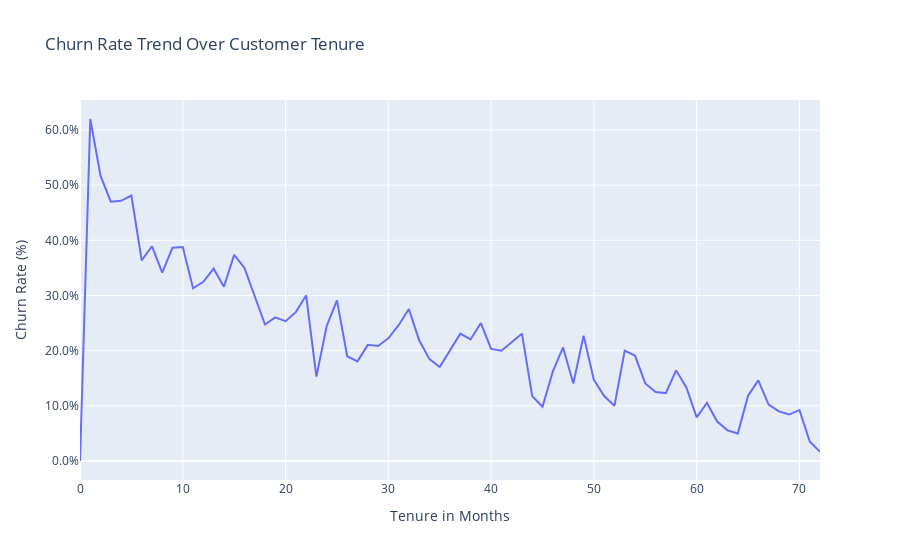

This figure's notebook cell:
### Markdown cell above
## Tenure vs churn trend (line plot)

### Code cell
# Aggregating data to calculate churn rate per tenure month
churn_rate_by_tenure = df.groupby('tenure')['churn'].agg(
    churn_rate='mean',
    customer_count='count'
).reset_index()

# Plotting the line chart with a trendline
fig = px.line(
    data_frame=churn_rate_by_tenure,
    x='tenure',
    y='churn_rate',
    labels={'tenure': 'Tenure in Months', 'churn_rate': 'Churn Rate (%)'},
    title='Churn Rate Trend Over Customer Tenure',
    hover_data={'customer_count': True},
)

fig.update_yaxes(tickformat=".1%")

fig.show()

### Figure 1 — Plotly figure (JSON) as saved in the notebook; plotly's stock layout.template omitted (floating-point values rounded to 4 significant figures)
{"data": [{"customdata": [[11], [613], [238], [200], [176], [133], [110], [131], [123], [119], [116], [99], [117], [109], [76], [99], [80], [87], [97], [73], [71], [63], [90], [85], [94], [79], [79], [72], [57], [72], [72], [65], [69], [64], [65], [88], [50], [65], [59], [56], [64], [70], [65], [65], [51], [61], [74], [68], [64], [66], [68], [68], [80], [70], [68], [64], [80], [65], [67], [60], [76], [76], [70], [72], [80], [76], [89], [98], [100], [95], [119], [170], [362]], "hovertemplate": "Tenure in Months=%{x}<br>Churn Rate (%)=%{y}<br>customer_count=%{customdata[0]}<extra></extra>", "legendgroup": "", "line": {"color": "#636efa", "dash": "solid"}, "marker": {"symbol": "circle"}, "mode": "lines", "name": "", "orientation": "v", "showlegend": false, "type": "scatter", "x": [0, 1, 2, 3, 4, 5, 6, 7, 8, 9, 10, 11, 12, 13, 14, 15, 16, 17, 18, 19, 20, 21, 22, 23, 24, 25, 26, 27, 28, 29, 30, 31, 32, 33, 34, 35, 36, 37, 38, 39, 40, 41, 42, 43, 44, 45, 46, 47, 48, 49, 50, 51, 52, 53, 54, 55, 56, 57, 58, 59, 60, 61, 62, 63, 64, 65, 66, 67, 68, 69, 70, 71, 72], "xaxis": "x", "y": [0.0, 0.6199, 0.5168, 0.47, 0.4716, 0.4812, 0.3636, 0.3893, 0.3415, 0.3866, 0.3879, 0.3131, 0.3248, 0.3486, 0.3158, 0.3737, 0.35, 0.2989, 0.2474, 0.2603, 0.2535, 0.2698, 0.3, 0.1529, 0.2447, 0.2911, 0.1899, 0.1806, 0.2105, 0.2083, 0.2222, 0.2462, 0.2754, 0.2188, 0.1846, 0.1705, 0.2, 0.2308, 0.2203, 0.25, 0.2031, 0.2, 0.2154, 0.2308, 0.1176, 0.09836, 0.1622, 0.2059, 0.1406, 0.2273, 0.1471, 0.1176, 0.1, 0.2, 0.1912, 0.1406, 0.125, 0.1231, 0.1642, 0.1333, 0.07895, 0.1053, 0.07143, 0.05556, 0.05, 0.1184, 0.1461, 0.102, 0.09, 0.08421, 0.09244, 0.03529, 0.01657], "yaxis": "y"}], "layout": {"legend": {"tracegroupgap": 0}, "title": {"text": "Churn Rate Trend Over Customer Tenure"}, "xaxis": {"anchor": "y", "domain": [0, 1], "title": {"text": "Tenure in Months"}}, "yaxis": {"anchor": "x", "domain": [0, 1], "tickformat": ".1%", "title": {"text": "Churn Rate (%)"}}}}
